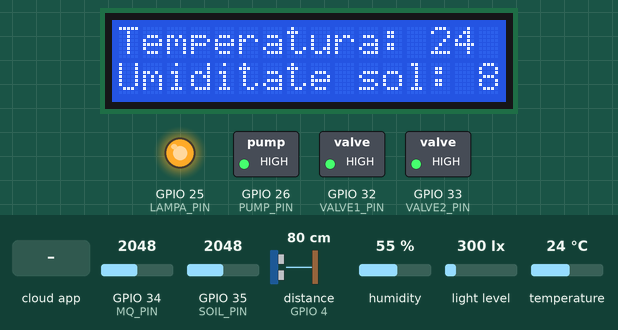
Recording of a program running on a simulated ESP32. On the bench: 16×2 character LCD, switched loads named in the program (green lamp = pin HIGH), output pins drawn as LEDs (lit = HIGH). Wiring (inferred from the names in the program): ultrasonic range finder: trigger GPIO 16; echo GPIO 4. The inputs (shaded band) are chosen by the test bench; at power-on: GPIO 35 (SOIL_PIN) = 2048, GPIO 34 (MQ_PIN) = 2048, light level 300 lx, distance to the obstacle (sensor on GPIO 4) 80 cm, humidity 55 %, temperature 24 °C. The echo pulse lasts 58.3 µs per cm; WiFi joins after 1.5 s; servers stay silent unless stated; not simulated (calls return 0 or success): arduino_secrets.h; pins used as bus, display or sensor lines are not drawn; what the program prints to the serial monitor is not drawn.

Above: at 2.7 s.
2.8 s: GPIO 35 (SOIL_PIN) set to 3972
12.0 s: GPIO 34 (MQ_PIN) set to 109
At 16.9 s:
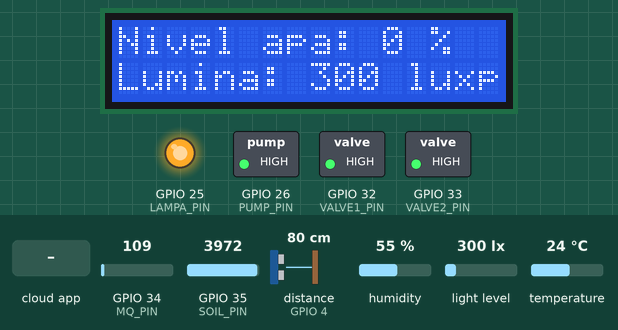
19.5 s: GPIO 34 (MQ_PIN) set to 94
28.7 s: light level set to 1000 lx
At 32.8 s:
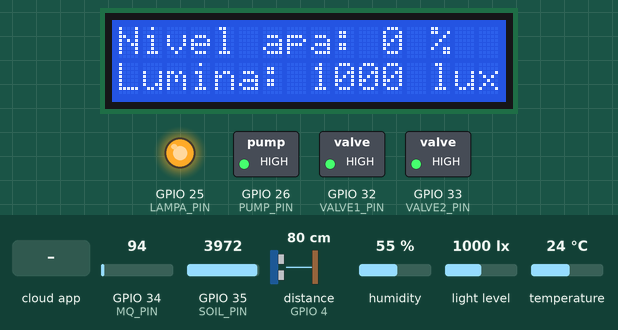
37.9 s: the phone or cloud app sets water_plant to 1
At 39.2 s:
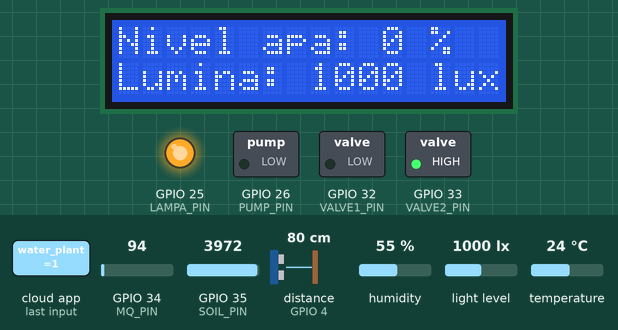
42.1 s: the phone or cloud app sets spray_plant to 1
At 46.3 s:
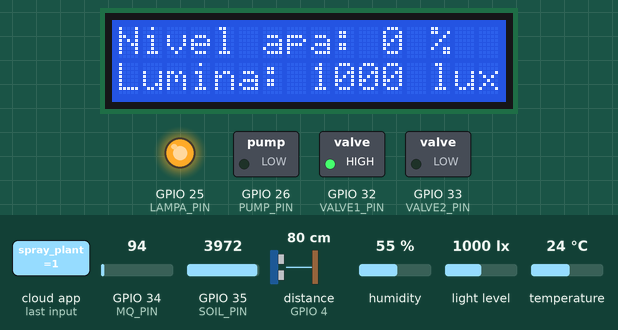
Timing chart, 0 to 49.2 s (numbered marks = the images above; inputs shaded):
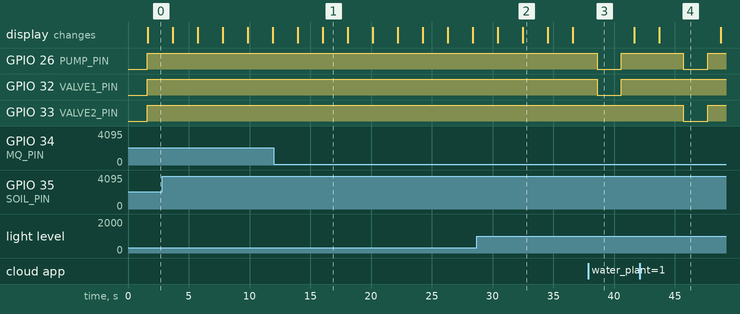

The program:

main.cpp
```cpp
//Includem librariile necesare proiectului
#include <ArduinoIoTCloud.h>
#include <Arduino_ConnectionHandler.h>
#include <Wire.h>
#include <LiquidCrystal_I2C.h>
#include <BH1750.h>
#include "thingProperties.h"
#include "functions.h"
#include "RTClib.h"
#include <DHT.h>
#include <DHT_U.h>

//definim pinii utilizati de senzori
const int DHT_PIN = 23;
const int MQ_PIN = 34;
const int SOIL_PIN = 35;
//HC-SR04 PINS
const int TRIG_PIN = 16;
const int ECHO_PIN = 4;

//variabile utilizate de modulul RTC
DateTime previous;
char daysOfTheWeek[7][12] = {"Sunday", "Monday", "Tuesday", "Wednesday", "Thursday", "Friday", "Saturday"};

//creem obiectele necesare modulelor
LiquidCrystal_I2C lcd(0x27, 16, 2);
BH1750 lightMeter(0x23);
RTC_DS3231 RTC;
DHT_Unified dht(DHT_PIN,DHT22);

//definim pinii utilizati de relee
const int LAMPA_PIN = 25;
const int PUMP_PIN = 26;
const int VALVE1_PIN = 32;
const int VALVE2_PIN = 33;


void setup() {
  Serial.begin(9600);

  //setam pinul senzorului de umiditate ca intrare
  pinMode(SOIL_PIN, INPUT);

  //setam pinii utilizati de modulul HC-SR04 ca intrare si iesire
  pinMode(TRIG_PIN, OUTPUT);
  pinMode(ECHO_PIN, INPUT);

  //setam pinul utilizat de modulul MQ can intrare
  pinMode(MQ_PIN, INPUT);

  //incepem comunicarea cu senzorul DHT22
  dht.begin();
  sensor_t sensor;
  dht.temperature().getSensor(&sensor);
  dht.humidity().getSensor(&sensor);

  //verificam ca modulul RTC functioneaza in parametrii normali
  #ifndef ESP32
    while (!Serial); // wait for serial port to connect. Needed for native USB
  #endif
  if (! RTC.begin()) {
    Serial.println("Couldn't find RTC");
    Serial.flush();
    while (1) delay(10);
  }
  //in cazul in care modulul RTC ramane fara baterie resetam data
  if (RTC.lostPower()) {
    Serial.println("RTC lost power, let's set the time!");
    RTC.adjust(DateTime(2023, 6, 25, 23, 33, 35));
  }

  //verificam ca senzorul BH1750 functioneaza in mod normal
  Wire.begin();
  if (lightMeter.begin(BH1750::CONTINUOUS_HIGH_RES_MODE)) {
    Serial.println(F("BH1750 Advanced begin"));
  } else {
    Serial.println(F("Error initialising BH1750"));
  }

  //initializam LCD
  lcd.init();
  lcd.backlight();
  delay(1500);
  //ne conectam la Arduino IoT Cloud
  initProperties();
  ArduinoCloud.begin(ArduinoIoTPreferredConnection);
  setDebugMessageLevel(2);
  ArduinoCloud.printDebugInfo();

  //setam pini relee
  pinMode(LAMPA_PIN, OUTPUT);
  pinMode(PUMP_PIN, OUTPUT);
  pinMode(VALVE1_PIN, OUTPUT);
  pinMode(VALVE2_PIN, OUTPUT);

  //la pornirea programului toate releele sunt dezactivate
  digitalWrite(LAMPA_PIN, HIGH);
  digitalWrite(PUMP_PIN, HIGH);
  digitalWrite(VALVE1_PIN, HIGH);
  digitalWrite(VALVE2_PIN, HIGH);
}


void loop() {
//folosim aceasta expresie pentru a ne asigura ca trec 5 minute inainte de a incerca sa luam actiuni automate asupra releelor
  for(int i = 1; i <= 75; i++){     //75 de iteratii * 4 secunde delay
    //luam valori de la toti senzorii
    sensors_event_t event;
    dht.temperature().getEvent(&event);
    temperature = event.temperature; //event.temperature *C
    dht.humidity().getEvent(&event);
    air_humidity = event.relative_humidity; //event.relative_humidity %
    soil_humidity = getHumidityPercentage(SOIL_PIN);
    water_level = getWaterLevel(TRIG_PIN, ECHO_PIN); // %
    air_quality = analogRead(MQ_PIN); //ppm
    light_lux = lightMeter.readLightLevel(); //lux
    //afisam valorile pe LCD
    lcd.clear();
    lcd.setCursor(0,0);
    lcd.print("Temperatura: ");
    lcd.print(temperature);
    lcd.print(" *C");
    lcd.setCursor(0,1);
    lcd.print("Umiditate aer: ");
    lcd.print(air_humidity);
    lcd.print(" %");
    lcd.setCursor(0,2);
    lcd.print("Umiditate sol: ");
    lcd.print(soil_humidity);
    lcd.print(" %");
    //facem update la cloud
    ArduinoCloud.update();
    delay(2000);
    //afisam urmatorile valori pe LCD
    lcd.clear();
    lcd.setCursor(0,0);
    lcd.print("Nivel apa: ");
    lcd.print(water_level);
    lcd.print(" %");
    lcd.setCursor(0,1);
    lcd.print("Calit aer: ");
    lcd.print(air_quality);
    lcd.print(" ppm");
    lcd.setCursor(0,2);
    lcd.print("Lumina: ");
    lcd.print(light_lux);
    lcd.print(" lux");
    delay(2000);
    ArduinoCloud.update();
  }
  //daca umiditatea solului este mai mica de 30% si au trecute 5 minute de la ultima irigare, porneste pompa si valva respectiva
  if (soil_humidity < 30) {
    DateTime now = RTC.now();
    int elapsedSeconds = (now.unixtime() - previous.unixtime());
    //folosim modulul RTC DS3231 pentru a verifica ca au trecut minim 5 minute de la irigarea plantei
    if (elapsedSeconds >= 5 * 60) {
      previous = RTC.now();
      Serial.println("ACTIVATE PUMP 5MIN PASSED");
      waterThePlant(VALVE1_PIN, VALVE2_PIN, PUMP_PIN);
    }
  }
  delay(2000); //important pentru afisarea corecta a valorilor senzorilor dupa decuplarea imediata a releelor
}

//functie folosita de Cloud pentru a iriga planta
void onWaterPlantChange()  {
  if(water_plant){
    waterThePlant(VALVE1_PIN, VALVE2_PIN, PUMP_PIN);
    water_plant = false;
    delay(1000); //to avoid abnormal readings from DHT
  }
  else{
    water_plant = false;
  }
}

//functie folosita de Cloud pentru a stropii planta
void onSprayPlantChange()  {
  if(spray_plant){
    sprayThePlant(VALVE1_PIN, VALVE2_PIN, PUMP_PIN);
    spray_plant = false;
    delay(1000); //to avoid abnormal readings from DHT
  }
  else{
    spray_plant = false;
  }
}
//functie folosita de Cloud pentru a activa lampa
void onLampaChange(){
  if(lampa){
    digitalWrite(LAMPA_PIN, LOW);
  }
  else{
    digitalWrite(LAMPA_PIN, HIGH);
  }
}
```

functions.h
```cpp
#ifndef FUNCTIONS_H
#define FUNCTIONS_H

#include <Arduino.h>

int getHumidityPercentage(int humiditySensorPin);
float getWaterLevel(int trigger_pin, int echo_pin);
void waterThePlant(int VALVE1_PIN, int VALVE2_PIN, int PUMP_PIN);
void sprayThePlant(int VALVE1_PIN, int VALVE2_PIN, int PUMP_PIN);

#endif
```

thingProperties.h
```cpp
#ifndef THINGPROPERTIES_H
#define THINGPROPERTIES_H

#include <arduino_secrets.h>
#include <ArduinoIoTCloud.h>
#include <Arduino_ConnectionHandler.h>

const char DEVICE_LOGIN_NAME[]  = DEVICE_LOGIN;
const char SSID[]               = SECRET_SSID;            // Network SSID (name)
const char PASS[]               = SECRET_OPTIONAL_PASS;   // Network password (use for WPA, or use as key for WEP)
const char DEVICE_KEY[]         = SECRET_DEVICE_KEY;      // Secret device password

//definire functii utilizate de cloud
void onRelayChange();
void onWaterPlantChange();
void onSprayPlantChange();
void onLampaChange();

//definire variable utilizate de cloud
bool water_plant;
bool spray_plant;
bool lampa;

int temperature;
int air_humidity;
int soil_humidity;
int water_level;
int air_quality;
int light_lux;

//atasam variabiile si functiile la cloud
void initProperties(){

  ArduinoCloud.setBoardId(DEVICE_LOGIN_NAME);
  ArduinoCloud.setSecretDeviceKey(DEVICE_KEY);
  ArduinoCloud.addProperty(water_plant, READWRITE, ON_CHANGE, onWaterPlantChange);
  ArduinoCloud.addProperty(spray_plant, READWRITE, ON_CHANGE, onSprayPlantChange);
  ArduinoCloud.addProperty(lampa, READWRITE, ON_CHANGE, onLampaChange);
  ArduinoCloud.addProperty(temperature, READ, ON_CHANGE, NULL);
  ArduinoCloud.addProperty(air_humidity, READ, ON_CHANGE, NULL);
  ArduinoCloud.addProperty(soil_humidity, READ, ON_CHANGE, NULL);
  ArduinoCloud.addProperty(water_level, READ, ON_CHANGE, NULL);
  ArduinoCloud.addProperty(air_quality, READ, ON_CHANGE, NULL);
  ArduinoCloud.addProperty(light_lux, READ, ON_CHANGE, NULL);

}

WiFiConnectionHandler ArduinoIoTPreferredConnection(SSID, PASS);

#endif
```

functions.cpp
```cpp
#include "functions.h"


//functie folosita pentru citirea umiditatii solului
int getHumidityPercentage(int humiditySensorPin) {
  int sensorValue = analogRead(humiditySensorPin);
  //constante folosite pentru calibrarea senzorului
  const int dry = 3800;
  const int wet = 1700;
  int humidityPercentage = 100 * (sensorValue - dry)/(wet-dry);
  if (humidityPercentage >= 0 and humidityPercentage <= 100) {
    return humidityPercentage;
  }
  else if (humidityPercentage > 100) {
    return 100;
  }
  else {
    return 0;
  }
}

//functie folosita pentru a calcula nivelul de apa ramas in bazin
float getWaterLevel(int trigger_pin, int echo_pin) {
  digitalWrite(trigger_pin, LOW);
  delayMicroseconds(2);

  digitalWrite(trigger_pin, HIGH);
  delayMicroseconds(10);
  digitalWrite(trigger_pin, LOW);

  long duration = pulseIn(echo_pin, HIGH);
  float distance = duration * 0.034 / 2;
  //10.5cm....0% 2cm.....100%
  float waterLevel = map(distance, 10.5, 2, 0, 100);
  if (waterLevel >= 0 and waterLevel <= 100) {
    return waterLevel;
  }
  else if (waterLevel > 100) {
    return 100;
  }
  else {
    return 0;
  }

}

void waterThePlant(int VALVE1_PIN, int VALVE2_PIN, int PUMP_PIN) {
  digitalWrite(VALVE1_PIN, LOW);
  digitalWrite(VALVE2_PIN, HIGH);
  digitalWrite(PUMP_PIN, LOW);
  delay(2000);
  digitalWrite(VALVE1_PIN, HIGH);
  digitalWrite(VALVE2_PIN, HIGH);
  digitalWrite(PUMP_PIN, HIGH);
}

void sprayThePlant(int VALVE1_PIN, int VALVE2_PIN, int PUMP_PIN) {
  digitalWrite(VALVE1_PIN, HIGH);
  digitalWrite(VALVE2_PIN, LOW);
  digitalWrite(PUMP_PIN, LOW);
  delay(2000);
  digitalWrite(VALVE1_PIN, HIGH);
  digitalWrite(VALVE2_PIN, HIGH);
  digitalWrite(PUMP_PIN, HIGH);
}
```

Measured:
- after the input at 12.0 s, the display: first differs from a run without the input after 4.0 s (image 1)
- after the input at 28.7 s, the display: first differs from a run without the input after 3.8 s (image 2)
- after the input at 37.9 s, GPIO 26 (PUMP_PIN), GPIO 32 (VALVE1_PIN): HIGH → LOW after 0.70 s, → HIGH 2.0 s later
- after the input at 42.1 s, GPIO 26 (PUMP_PIN), GPIO 33 (VALVE2_PIN): HIGH → LOW after 3.6 s, → HIGH 2.0 s later
- what the display in image 1 shows lasts 2.1 s, from 16.0 s to 18.1 s
